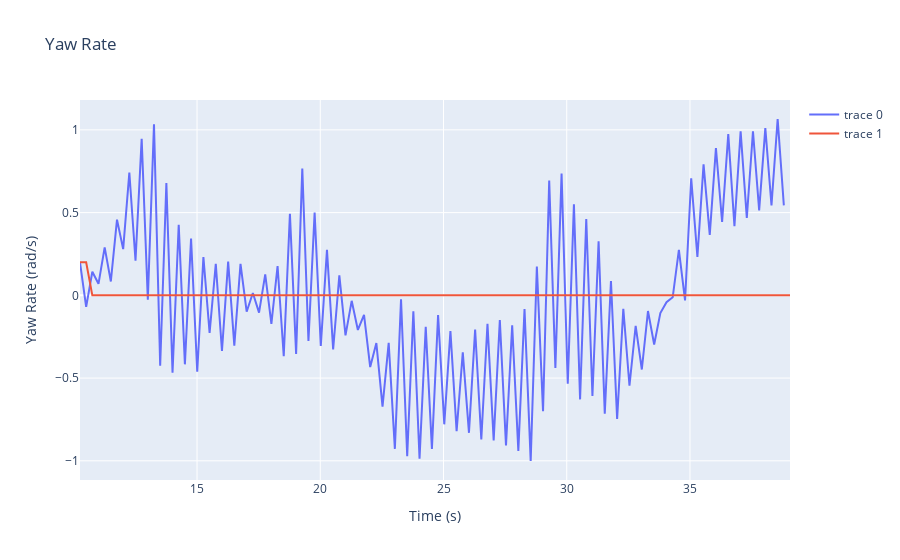

Notebook code for this chart:
### Code cell
# Wrap-safe angle difference for numpy arrays
def angle_diff(a, b):
    return (a - b + np.pi) % (2 * np.pi) - np.pi

# Finite difference the yaw angle.
yaw_rate = (
    angle_diff(df["yaw_world"].values[1:], df["yaw_world"].values[:-1])
    / df["time"].diff().values[1:]
)


# # # Plot the yaw rate.
fig = go.Figure()
fig.add_trace(go.Scatter(x=df["time"], y=yaw_rate, mode="lines"))
fig.add_trace(go.Scatter(x=df["time"], y=df["w_z_body_ctrl"], mode="lines"))
fig.update_layout(
    title="Yaw Rate",
    xaxis_title="Time (s)",
    yaxis_title="Yaw Rate (rad/s)",
)
fig.show()
